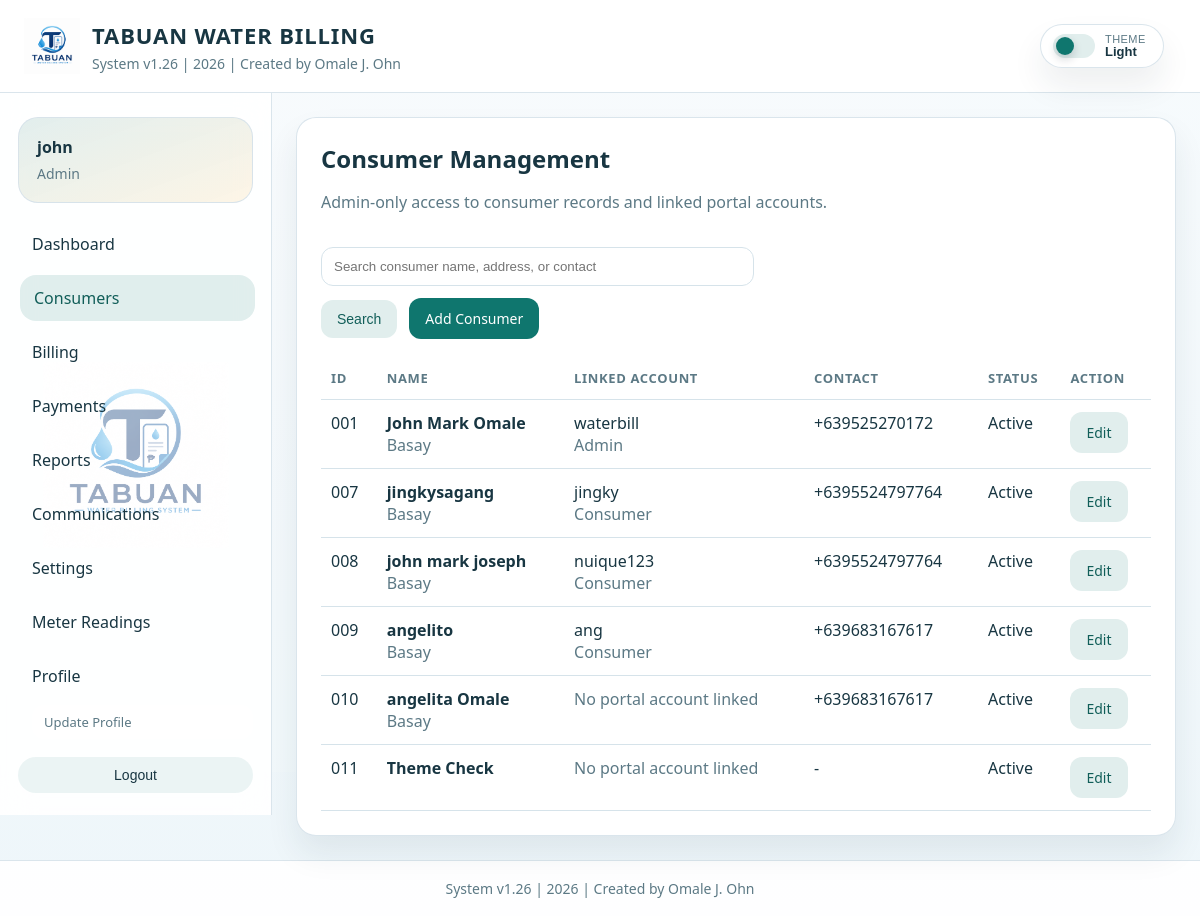
The app's page /consumers/ (signed in) with its own data.
### billing/models.py (models this page shows, shortened)
class ConsumerProfile(models.Model):
    class Roles(models.TextChoices):
        ADMIN = 'admin', 'Admin'
        SECRETARY = 'secretary', 'Secretary'
        TREASURER = 'treasurer', 'Treasurer'
        READER = 'reader', 'Reading Panel'
        CONSUMER = 'consumer', 'Consumer'
    user = models.OneToOneField(settings.AUTH_USER_MODEL, on_delete=models.CASCADE)
    full_name = models.CharField(max_length=255)
    email = models.EmailField(blank=True)
    contact = models.CharField(max_length=50, blank=True)
    address = models.TextField(blank=True)
    role = models.CharField(max_length=20, choices=Roles.choices, default=Roles.CONSUMER)
    photo = models.ImageField(upload_to='profiles/', blank=True, null=True)
    created_at = models.DateTimeField(auto_now_add=True)

class Consumer(models.Model):
    class Statuses(models.TextChoices):
        ACTIVE = 'active', 'Active'
        INACTIVE = 'inactive', 'Inactive'
    profile = models.OneToOneField(
        ConsumerProfile,
        on_delete=models.SET_NULL,
        null=True,
        blank=True,
        related_name='consumer_record',
    )
    full_name = models.CharField(max_length=255)
    address = models.TextField(blank=True)
    contact_number = models.CharField(max_length=50, blank=True)
    status = models.CharField(max_length=20, choices=Statuses.choices, default=Statuses.ACTIVE)
    photo = models.ImageField(upload_to='consumers/', blank=True, null=True)
    created_at = models.DateTimeField(auto_now_add=True)

### billing/views.py (the view)
# urls.py: path('consumers/', views.consumer_list, name='consumers'),
@role_required(ConsumerProfile.Roles.ADMIN)
def consumer_list(request):
    query = request.GET.get('q', '').strip()
    consumers = Consumer.objects.select_related('profile', 'profile__user').all()
    if query:
        consumers = consumers.filter(
            Q(full_name__icontains=query) | Q(address__icontains=query) | Q(contact_number__icontains=query)
        )
    return render(request, 'billing/consumers.html', {'consumers': consumers, 'query': query, 'hide_header': True})

### billing/models.py (called while the page is built)
    @classmethod
    def load(cls):
        defaults = {
            'rate_per_m3': Decimal('20.00'),
            'billing_due_days': 15,
            'enable_cash_payments': True,
            'enable_online_payments': True,
            'notify_by_email': True,
            'notify_by_sms': False,
        }
        settings_obj, _ = cls.objects.get_or_create(pk=1, defaults=defaults)
        return settings_obj

### billing/permissions.py (called while the page is built)
def get_user_profile(user, create=False):
    if create:
        return ensure_user_profile(user)
    if not getattr(user, 'is_authenticated', False):
        return None
    return ConsumerProfile.objects.filter(user=user).first()

def get_user_role(user, create=False):
    if not getattr(user, 'is_authenticated', False):
        return None
    if user.is_staff or user.is_superuser:
        return ConsumerProfile.Roles.ADMIN
    profile = get_user_profile(user, create=create)
    return profile.role if profile else ConsumerProfile.Roles.CONSUMER

def get_linked_consumer(user):
    profile = get_user_profile(user)
    if not profile:
        return None
    return getattr(profile, 'consumer_record', None)

def get_dashboard_route(role):
    return {
        ConsumerProfile.Roles.ADMIN: 'admin_panel',
        ConsumerProfile.Roles.SECRETARY: 'secretary_panel',
        ConsumerProfile.Roles.TREASURER: 'treasurer_panel',
        ConsumerProfile.Roles.READER: 'reader_panel',
        ConsumerProfile.Roles.CONSUMER: 'consumer_panel',
    }.get(role, 'consumer_panel')

def get_dashboard_url_for_user(user):
    return get_dashboard_route(get_user_role(user, create=True))

def role_required(*allowed_roles):
    def decorator(view_func):
        @login_required
        @wraps(view_func)
        def wrapped(request, *args, **kwargs):
            role = get_user_role(request.user, create=True)
            if role not in allowed_roles:
                messages.error(request, 'You do not have permission to access that page.')
                return redirect(get_dashboard_url_for_user(request.user))
            return view_func(request, *args, **kwargs)
        return wrapped
    return decorator

### templates/billing/consumers.html (shortened to what this page needs)
{% extends 'base.html' %}
{% block content %}
<section class="page-wrap">
    <div class="table-card">
        <div class="toolbar" style="justify-content: space-between; margin-bottom: 18px;">
            <div>
                <h2 class="page-title">Consumer Management</h2>
                <p class="muted">Admin-only access to consumer records and linked portal accounts.</p>
            </div>
            <form method="get" class="toolbar">
                <input type="text" name="q" value="{{ query }}" placeholder="Search consumer name, address, or contact">
                <button type="submit" class="btn secondary">Search</button>
                <a href="{% url 'add_consumer' %}" class="btn">Add Consumer</a>
            </form>
        </div>
        <table>
            <thead>
                <tr>
                    <th>ID</th>
                    <th>Name</th>
                    <th>Linked Account</th>
                    <th>Contact</th>
                    <th>Status</th>
                    <th>Action</th>
                </tr>
            </thead>
            <tbody>
                {% for consumer in consumers %}
                    <tr>
                        <td>{{ consumer.id|stringformat:'03d' }}</td>
                        <td>
                            <strong>{{ consumer.full_name }}</strong><br>
                            <span class="muted">{{ consumer.address }}</span>
                        </td>
                        <td>
                            {% if consumer.profile %}
                                {{ consumer.profile.user.username }}<br>
                                <span class="muted">{{ consumer.profile.get_role_display }}</span>
                            {% else %}
                                <span class="muted">No portal account linked</span>
                            {% endif %}
                        </td>
                        <td>{{ consumer.contact_number|default:'-' }}</td>
                        <td>{{ consumer.get_status_display }}</td>
                        <td><a href="{% url 'edit_consumer' consumer.id %}" class="btn secondary">Edit</a></td>
                    </tr>
                {% empty %}
                    <tr><td colspan="6" class="empty-state">No consumer records matched your search.</td></tr>
                {% endfor %}
            </tbody>
        </table>
    </div>
</section>
{% endblock %}

### templates/base.html (shortened to what this page needs)
{% load static %}
<!DOCTYPE html>
<html lang="en">
<head>
</head>
<body>
    <header class="site-header">
        <div class="header-wrap">
            <div class="header-brand">
                <img src="{% static 'legacy_img/tabuan-logo.png' %}" alt="Tabuan Water Billing System Logo" class="brand-logo">
                <div class="brand-block">
                    <strong>Tabuan Water Billing</strong>
                    <span>System v1.26 | 2026 | Created by Omale J. Ohn</span>
                </div>
            </div>
            <div class="header-actions">
                <button type="button" class="theme-toggle" id="theme-toggle" aria-label="Switch theme">
                    <span class="theme-toggle-track" aria-hidden="true">
                        <span class="theme-toggle-knob"></span>
                    </span>
                    <span class="theme-toggle-copy">
                        <span>Theme</span>
                        <strong id="theme-toggle-label">Light</strong>
                    </span>
                </button>
            </div>
        </div>
    </header>
    {% if user.is_authenticated %}
        <div class="app-shell">
            <aside class="app-sidebar" id="app-sidebar">
                <div class="sidebar-panel">
                    <div class="sidebar-user">
                        <strong>{{ current_profile.full_name|default:user.username }}</strong>
                        <span>{{ current_profile.get_role_display|default:current_role|title }}</span>
                    </div>
                    <nav class="sidebar-nav">
                        {% for item in navigation_items %}
                            <div class="sidebar-link-stack">
                                <a href="{% url item.url_name %}" class="sidebar-link {% if item.active %}active{% endif %}">
                                    <span>{{ item.label }}</span>
                                </a>
                                {% if item.url_name == 'profile' %}
                                    <a href="{% url 'profile' %}" class="sidebar-sublink {% if current_url_name == 'profile' %}active{% endif %}">Update Profile</a>
                                {% endif %}
                            </div>
                        {% endfor %}
                    </nav>
                    <div class="sidebar-footer">
                        <form method="post" action="{% url 'logout' %}" class="nav-inline-form" style="width: 100%;">
                            <button type="submit" class="nav-link-button" style="width: 100%;">Logout</button>
                        </form>
                    </div>
                </div>
            </aside>
            <main class="app-main">
    {% endif %}
    {% block content %}{% endblock %}
    {% if user.is_authenticated %}
            </main>
        </div>
    {% endif %}
    <footer class="system-footer">System v1.26 | 2026 | Created by Omale J. Ohn</footer>
</body>
</html>

### records on screen
ConsumerProfile: full_name "john", role "Admin"
Consumer: id "001", full_name "John Mark Omale", address "Basay", profile.user.username "waterbill", profile.role "Admin", contact_number "+639525270172", status "Active"
Consumer: id "007", full_name "jingkysagang", address "Basay", profile.user.username "jingky", profile.role "Consumer", contact_number "+6395524797764", status "Active"
Consumer: id "008", full_name "john mark joseph", address "Basay", profile.user.username "nuique123", profile.role "Consumer", contact_number "+6395524797764", status "Active"
Consumer: id "009", full_name "angelito", address "Basay", profile.user.username "ang", profile.role "Consumer", contact_number "+639683167617", status "Active"
Consumer: id "010", full_name "angelita Omale", address "Basay", shows "No portal account linked", contact_number "+639683167617", status "Active"
Consumer: id "011", full_name "Theme Check", shows "No portal account linked", contact_number "-", status "Active"

### other values on screen
{{ item.label }} "Dashboard" "Consumers" "Billing" "Payments" "Reports" "Communications" "Settings" "Meter Readings" "Profile"
